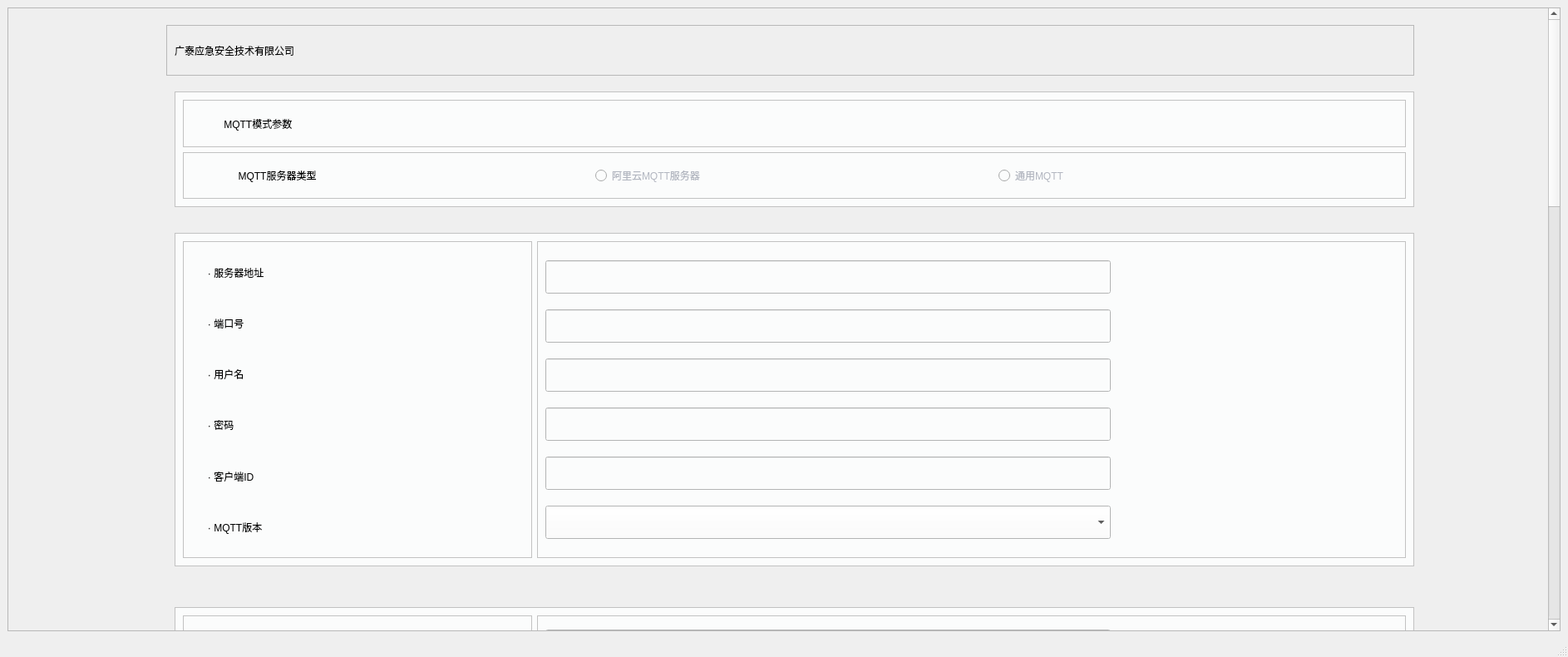
<?xml version="1.0" encoding="UTF-8"?>
<ui version="4.0">
 <class>MainWindow</class>
 <widget class="QMainWindow" name="MainWindow">
  <property name="geometry">
   <rect>
    <x>0</x>
    <y>0</y>
    <width>1886</width>
    <height>790</height>
   </rect>
  </property>
  <property name="windowTitle">
   <string>MainWindow</string>
  </property>
  <widget class="QWidget" name="centralwidget">
   <layout class="QHBoxLayout" name="horizontalLayout">
    <item>
     <widget class="QScrollArea" name="scrollArea">
      <property name="minimumSize">
       <size>
        <width>0</width>
        <height>0</height>
       </size>
      </property>
      <property name="widgetResizable">
       <bool>true</bool>
      </property>
      <widget class="QWidget" name="scrollAreaWidgetContents">
       <property name="geometry">
        <rect>
         <x>0</x>
         <y>0</y>
         <width>1849</width>
         <height>2400</height>
        </rect>
       </property>
       <property name="minimumSize">
        <size>
         <width>1000</width>
         <height>2400</height>
        </size>
       </property>
       <widget class="QFrame" name="frame">
        <property name="geometry">
         <rect>
          <x>190</x>
          <y>20</y>
          <width>1501</width>
          <height>61</height>
         </rect>
        </property>
        <property name="frameShape">
         <enum>QFrame::StyledPanel</enum>
        </property>
        <property name="frameShadow">
         <enum>QFrame::Raised</enum>
        </property>
        <layout class="QHBoxLayout" name="horizontalLayout_2">
         <item>
          <widget class="QLabel" name="label">
           <property name="styleSheet">
            <string notr="true">font: 700 24px &quot;Microsoft YaHei UI&quot;;</string>
           </property>
           <property name="text">
            <string>广泰应急安全技术有限公司</string>
           </property>
          </widget>
         </item>
         <item>
          <spacer name="horizontalSpacer">
           <property name="orientation">
            <enum>Qt::Horizontal</enum>
           </property>
           <property name="sizeHint" stdset="0">
            <size>
             <width>1184</width>
             <height>20</height>
            </size>
           </property>
          </spacer>
         </item>
        </layout>
       </widget>
       <widget class="QFrame" name="frame_2">
        <property name="geometry">
         <rect>
          <x>200</x>
          <y>100</y>
          <width>1491</width>
          <height>139</height>
         </rect>
        </property>
        <property name="styleSheet">
         <string notr="true">font: 700 18px &quot;Microsoft YaHei UI&quot;;
background-color: rgb(251, 252, 252);</string>
        </property>
        <property name="frameShape">
         <enum>QFrame::StyledPanel</enum>
        </property>
        <property name="frameShadow">
         <enum>QFrame::Raised</enum>
        </property>
        <layout class="QVBoxLayout" name="verticalLayout">
         <item>
          <widget class="QFrame" name="frame_3">
           <property name="frameShape">
            <enum>QFrame::StyledPanel</enum>
           </property>
           <property name="frameShadow">
            <enum>QFrame::Raised</enum>
           </property>
           <layout class="QHBoxLayout" name="horizontalLayout_3">
            <item>
             <widget class="QLabel" name="label_24">
              <property name="minimumSize">
               <size>
                <width>30</width>
                <height>30</height>
               </size>
              </property>
              <property name="maximumSize">
               <size>
                <width>30</width>
                <height>30</height>
               </size>
              </property>
              <property name="styleSheet">
               <string notr="true">background-repeat: no-repeat;
background-position: center;
background-size: cover;
background-image: url(:/new/prefix1/gem-rhombus.png);</string>
              </property>
              <property name="text">
               <string>&lt;html&gt;&lt;head/&gt;&lt;body&gt;&lt;p&gt;&lt;br/&gt;&lt;/p&gt;&lt;/body&gt;&lt;/html&gt;</string>
              </property>
             </widget>
            </item>
            <item>
             <widget class="QLabel" name="label_2">
              <property name="styleSheet">
               <string notr="true"/>
              </property>
              <property name="text">
               <string> MQTT模式参数</string>
              </property>
             </widget>
            </item>
            <item>
             <spacer name="horizontalSpacer_2">
              <property name="orientation">
               <enum>Qt::Horizontal</enum>
              </property>
              <property name="sizeHint" stdset="0">
               <size>
                <width>1273</width>
                <height>18</height>
               </size>
              </property>
             </spacer>
            </item>
           </layout>
          </widget>
         </item>
         <item>
          <widget class="QFrame" name="frame_4">
           <property name="frameShape">
            <enum>QFrame::StyledPanel</enum>
           </property>
           <property name="frameShadow">
            <enum>QFrame::Raised</enum>
           </property>
           <layout class="QHBoxLayout" name="horizontalLayout_4">
            <item>
             <widget class="QLabel" name="label_3">
              <property name="styleSheet">
               <string notr="true"/>
              </property>
              <property name="text">
               <string>                 MQTT服务器类型</string>
              </property>
             </widget>
            </item>
            <item>
             <widget class="QRadioButton" name="radioButton_2">
              <property name="styleSheet">
               <string notr="true">font: 400 18px &quot;Microsoft YaHei UI&quot;;
color: rgb(178, 182, 192);</string>
              </property>
              <property name="text">
               <string>阿里云MQTT服务器</string>
              </property>
             </widget>
            </item>
            <item>
             <widget class="QRadioButton" name="radioButton">
              <property name="styleSheet">
               <string notr="true">font: 400 18px &quot;Microsoft YaHei UI&quot;;
color: rgb(178, 182, 192);</string>
              </property>
              <property name="text">
               <string>通用MQTT</string>
              </property>
             </widget>
            </item>
           </layout>
          </widget>
         </item>
        </layout>
       </widget>
       <widget class="QFrame" name="frame_5">
        <property name="geometry">
         <rect>
          <x>200</x>
          <y>270</y>
          <width>1491</width>
          <height>401</height>
         </rect>
        </property>
        <property name="styleSheet">
         <string notr="true">background-color: rgb(251, 252, 252);</string>
        </property>
        <property name="frameShape">
         <enum>QFrame::StyledPanel</enum>
        </property>
        <property name="frameShadow">
         <enum>QFrame::Raised</enum>
        </property>
        <layout class="QHBoxLayout" name="horizontalLayout_5">
         <item>
          <widget class="QFrame" name="frame_6">
           <property name="styleSheet">
            <string notr="true">font: 700 18px &quot;Microsoft YaHei UI&quot;;</string>
           </property>
           <property name="frameShape">
            <enum>QFrame::StyledPanel</enum>
           </property>
           <property name="frameShadow">
            <enum>QFrame::Raised</enum>
           </property>
           <layout class="QVBoxLayout" name="verticalLayout_2">
            <item>
             <widget class="QLabel" name="label_4">
              <property name="minimumSize">
               <size>
                <width>400</width>
                <height>0</height>
               </size>
              </property>
              <property name="text">
               <string>      · 服务器地址</string>
              </property>
             </widget>
            </item>
            <item>
             <widget class="QLabel" name="label_5">
              <property name="text">
               <string>      · 端口号</string>
              </property>
             </widget>
            </item>
            <item>
             <widget class="QLabel" name="label_6">
              <property name="text">
               <string>      · 用户名</string>
              </property>
             </widget>
            </item>
            <item>
             <widget class="QLabel" name="label_7">
              <property name="text">
               <string>      · 密码</string>
              </property>
             </widget>
            </item>
            <item>
             <widget class="QLabel" name="label_8">
              <property name="text">
               <string>      · 客户端ID</string>
              </property>
             </widget>
            </item>
            <item>
             <widget class="QLabel" name="label_9">
              <property name="text">
               <string>      · MQTT版本</string>
              </property>
             </widget>
            </item>
           </layout>
          </widget>
         </item>
         <item>
          <widget class="QFrame" name="frame_7">
           <property name="frameShape">
            <enum>QFrame::StyledPanel</enum>
           </property>
           <property name="frameShadow">
            <enum>QFrame::Raised</enum>
           </property>
           <layout class="QVBoxLayout" name="verticalLayout_3">
            <item>
             <widget class="QLineEdit" name="lineEdit">
              <property name="minimumSize">
               <size>
                <width>680</width>
                <height>40</height>
               </size>
              </property>
              <property name="maximumSize">
               <size>
                <width>680</width>
                <height>40</height>
               </size>
              </property>
             </widget>
            </item>
            <item>
             <widget class="QLineEdit" name="lineEdit_2">
              <property name="minimumSize">
               <size>
                <width>680</width>
                <height>40</height>
               </size>
              </property>
              <property name="maximumSize">
               <size>
                <width>680</width>
                <height>40</height>
               </size>
              </property>
             </widget>
            </item>
            <item>
             <widget class="QLineEdit" name="lineEdit_3">
              <property name="minimumSize">
               <size>
                <width>680</width>
                <height>40</height>
               </size>
              </property>
              <property name="maximumSize">
               <size>
                <width>680</width>
                <height>40</height>
               </size>
              </property>
             </widget>
            </item>
            <item>
             <widget class="QLineEdit" name="lineEdit_4">
              <property name="minimumSize">
               <size>
                <width>680</width>
                <height>40</height>
               </size>
              </property>
              <property name="maximumSize">
               <size>
                <width>680</width>
                <height>40</height>
               </size>
              </property>
             </widget>
            </item>
            <item>
             <widget class="QLineEdit" name="lineEdit_5">
              <property name="minimumSize">
               <size>
                <width>680</width>
                <height>40</height>
               </size>
              </property>
              <property name="maximumSize">
               <size>
                <width>680</width>
                <height>40</height>
               </size>
              </property>
             </widget>
            </item>
            <item>
             <widget class="QComboBox" name="comboBox">
              <property name="minimumSize">
               <size>
                <width>680</width>
                <height>40</height>
               </size>
              </property>
              <property name="maximumSize">
               <size>
                <width>680</width>
                <height>40</height>
               </size>
              </property>
             </widget>
            </item>
           </layout>
          </widget>
         </item>
        </layout>
       </widget>
       <widget class="QFrame" name="frame_8">
        <property name="geometry">
         <rect>
          <x>200</x>
          <y>720</y>
          <width>1491</width>
          <height>201</height>
         </rect>
        </property>
        <property name="styleSheet">
         <string notr="true">background-color: rgb(251, 252, 252);</string>
        </property>
        <property name="frameShape">
         <enum>QFrame::StyledPanel</enum>
        </property>
        <property name="frameShadow">
         <enum>QFrame::Raised</enum>
        </property>
        <layout class="QHBoxLayout" name="horizontalLayout_6">
         <item>
          <widget class="QFrame" name="frame_9">
           <property name="styleSheet">
            <string notr="true">font: 700 18px &quot;Microsoft YaHei UI&quot;;</string>
           </property>
           <property name="frameShape">
            <enum>QFrame::StyledPanel</enum>
           </property>
           <property name="frameShadow">
            <enum>QFrame::Raised</enum>
           </property>
           <layout class="QVBoxLayout" name="verticalLayout_4">
            <item>
             <widget class="QLabel" name="label_10">
              <property name="minimumSize">
               <size>
                <width>400</width>
                <height>0</height>
               </size>
              </property>
              <property name="text">
               <string>      · 重连时间间隔（秒）</string>
              </property>
             </widget>
            </item>
            <item>
             <widget class="QLabel" name="label_11">
              <property name="text">
               <string>      · MQTT串口传输模式</string>
              </property>
             </widget>
            </item>
            <item>
             <widget class="QLabel" name="label_12">
              <property name="text">
               <string>      · MQTT心跳包时间（秒）</string>
              </property>
             </widget>
            </item>
           </layout>
          </widget>
         </item>
         <item>
          <widget class="QFrame" name="frame_10">
           <property name="frameShape">
            <enum>QFrame::StyledPanel</enum>
           </property>
           <property name="frameShadow">
            <enum>QFrame::Raised</enum>
           </property>
           <layout class="QVBoxLayout" name="verticalLayout_5">
            <item>
             <widget class="QLineEdit" name="lineEdit_6">
              <property name="minimumSize">
               <size>
                <width>680</width>
                <height>40</height>
               </size>
              </property>
              <property name="maximumSize">
               <size>
                <width>680</width>
                <height>40</height>
               </size>
              </property>
             </widget>
            </item>
            <item>
             <widget class="QComboBox" name="comboBox_2">
              <property name="minimumSize">
               <size>
                <width>680</width>
                <height>40</height>
               </size>
              </property>
              <property name="maximumSize">
               <size>
                <width>680</width>
                <height>40</height>
               </size>
              </property>
             </widget>
            </item>
            <item>
             <widget class="QLineEdit" name="lineEdit_7">
              <property name="minimumSize">
               <size>
                <width>680</width>
                <height>40</height>
               </size>
              </property>
              <property name="maximumSize">
               <size>
                <width>680</width>
                <height>40</height>
               </size>
              </property>
             </widget>
            </item>
           </layout>
          </widget>
         </item>
        </layout>
       </widget>
       <widget class="QFrame" name="frame_11">
        <property name="geometry">
         <rect>
          <x>200</x>
          <y>990</y>
          <width>1491</width>
          <height>123</height>
         </rect>
        </property>
        <property name="styleSheet">
         <string notr="true">font: 700 18px &quot;Microsoft YaHei UI&quot;;
background-color: rgb(251, 252, 252);</string>
        </property>
        <property name="frameShape">
         <enum>QFrame::StyledPanel</enum>
        </property>
        <property name="frameShadow">
         <enum>QFrame::Raised</enum>
        </property>
        <layout class="QVBoxLayout" name="verticalLayout_6">
         <item>
          <widget class="QFrame" name="frame_12">
           <property name="frameShape">
            <enum>QFrame::StyledPanel</enum>
           </property>
           <property name="frameShadow">
            <enum>QFrame::Raised</enum>
           </property>
           <layout class="QHBoxLayout" name="horizontalLayout_7">
            <item>
             <widget class="QLabel" name="label_33">
              <property name="minimumSize">
               <size>
                <width>30</width>
                <height>30</height>
               </size>
              </property>
              <property name="maximumSize">
               <size>
                <width>30</width>
                <height>30</height>
               </size>
              </property>
              <property name="styleSheet">
               <string notr="true">background-repeat: no-repeat;
background-position: center;
background-size: cover;
background-image: url(:/new/prefix1/gem-rhombus.png);</string>
              </property>
              <property name="text">
               <string/>
              </property>
             </widget>
            </item>
            <item>
             <widget class="QLabel" name="label_13">
              <property name="styleSheet">
               <string notr="true"/>
              </property>
              <property name="text">
               <string>SSL/TLS参数</string>
              </property>
             </widget>
            </item>
            <item>
             <spacer name="horizontalSpacer_3">
              <property name="orientation">
               <enum>Qt::Horizontal</enum>
              </property>
              <property name="sizeHint" stdset="0">
               <size>
                <width>1314</width>
                <height>18</height>
               </size>
              </property>
             </spacer>
            </item>
           </layout>
          </widget>
         </item>
         <item>
          <widget class="QFrame" name="frame_13">
           <property name="frameShape">
            <enum>QFrame::StyledPanel</enum>
           </property>
           <property name="frameShadow">
            <enum>QFrame::Raised</enum>
           </property>
           <layout class="QHBoxLayout" name="horizontalLayout_8">
            <item>
             <widget class="QLabel" name="label_14">
              <property name="styleSheet">
               <string notr="true"/>
              </property>
              <property name="text">
               <string>                  · SSL/TLS加密</string>
              </property>
             </widget>
            </item>
            <item>
             <widget class="QRadioButton" name="radioButton_3">
              <property name="styleSheet">
               <string notr="true">font: 400 18px &quot;Microsoft YaHei UI&quot;;
color: rgb(178, 182, 192);</string>
              </property>
              <property name="text">
               <string>开</string>
              </property>
             </widget>
            </item>
            <item>
             <widget class="QRadioButton" name="radioButton_4">
              <property name="styleSheet">
               <string notr="true">font: 400 18px &quot;Microsoft YaHei UI&quot;;
color: rgb(178, 182, 192);</string>
              </property>
              <property name="text">
               <string>关</string>
              </property>
             </widget>
            </item>
           </layout>
          </widget>
         </item>
        </layout>
       </widget>
       <widget class="QFrame" name="frame_14">
        <property name="geometry">
         <rect>
          <x>200</x>
          <y>1150</y>
          <width>1491</width>
          <height>482</height>
         </rect>
        </property>
        <property name="styleSheet">
         <string notr="true">background-color: rgb(251, 252, 252);</string>
        </property>
        <property name="frameShape">
         <enum>QFrame::StyledPanel</enum>
        </property>
        <property name="frameShadow">
         <enum>QFrame::Raised</enum>
        </property>
        <layout class="QVBoxLayout" name="verticalLayout_10">
         <item>
          <widget class="QFrame" name="frame_19">
           <property name="maximumSize">
            <size>
             <width>16777215</width>
             <height>100</height>
            </size>
           </property>
           <property name="frameShape">
            <enum>QFrame::StyledPanel</enum>
           </property>
           <property name="frameShadow">
            <enum>QFrame::Raised</enum>
           </property>
           <layout class="QVBoxLayout" name="verticalLayout_9">
            <item>
             <widget class="QFrame" name="frame_17">
              <property name="minimumSize">
               <size>
                <width>0</width>
                <height>50</height>
               </size>
              </property>
              <property name="maximumSize">
               <size>
                <width>16777215</width>
                <height>50</height>
               </size>
              </property>
              <property name="frameShape">
               <enum>QFrame::StyledPanel</enum>
              </property>
              <property name="frameShadow">
               <enum>QFrame::Raised</enum>
              </property>
              <layout class="QHBoxLayout" name="horizontalLayout_9">
               <item>
                <widget class="QLabel" name="label_34">
                 <property name="minimumSize">
                  <size>
                   <width>30</width>
                   <height>30</height>
                  </size>
                 </property>
                 <property name="maximumSize">
                  <size>
                   <width>30</width>
                   <height>30</height>
                  </size>
                 </property>
                 <property name="styleSheet">
                  <string notr="true">background-repeat: no-repeat;
background-position: center;
background-size: cover;
background-image: url(:/new/prefix1/gem-rhombus.png);</string>
                 </property>
                 <property name="text">
                  <string/>
                 </property>
                </widget>
               </item>
               <item>
                <widget class="QLabel" name="label_18">
                 <property name="styleSheet">
                  <string notr="true">font: 700 18pt &quot;Microsoft YaHei UI&quot;;</string>
                 </property>
                 <property name="text">
                  <string> 串口参数</string>
                 </property>
                </widget>
               </item>
               <item>
                <spacer name="horizontalSpacer_4">
                 <property name="orientation">
                  <enum>Qt::Horizontal</enum>
                 </property>
                 <property name="sizeHint" stdset="0">
                  <size>
                   <width>1283</width>
                   <height>20</height>
                  </size>
                 </property>
                </spacer>
               </item>
              </layout>
             </widget>
            </item>
            <item>
             <widget class="QFrame" name="frame_18">
              <property name="minimumSize">
               <size>
                <width>0</width>
                <height>50</height>
               </size>
              </property>
              <property name="maximumSize">
               <size>
                <width>16777215</width>
                <height>50</height>
               </size>
              </property>
              <property name="styleSheet">
               <string notr="true">font: 18pt &quot;Microsoft YaHei UI&quot;;
color:rgb(0, 124, 247);</string>
              </property>
              <property name="frameShape">
               <enum>QFrame::StyledPanel</enum>
              </property>
              <property name="frameShadow">
               <enum>QFrame::Raised</enum>
              </property>
              <layout class="QHBoxLayout" name="horizontalLayout_10">
               <item>
                <widget class="QLabel" name="label_19">
                 <property name="text">
                  <string>     串口COM1</string>
                 </property>
                </widget>
               </item>
               <item>
                <spacer name="horizontalSpacer_5">
                 <property name="orientation">
                  <enum>Qt::Horizontal</enum>
                 </property>
                 <property name="sizeHint" stdset="0">
                  <size>
                   <width>1266</width>
                   <height>20</height>
                  </size>
                 </property>
                </spacer>
               </item>
              </layout>
             </widget>
            </item>
           </layout>
          </widget>
         </item>
         <item>
          <widget class="QFrame" name="frame_20">
           <property name="frameShape">
            <enum>QFrame::StyledPanel</enum>
           </property>
           <property name="frameShadow">
            <enum>QFrame::Raised</enum>
           </property>
           <layout class="QHBoxLayout" name="horizontalLayout_11">
            <item>
             <widget class="QFrame" name="frame_15">
              <property name="styleSheet">
               <string notr="true">font: 700 18px &quot;Microsoft YaHei UI&quot;;</string>
              </property>
              <property name="frameShape">
               <enum>QFrame::StyledPanel</enum>
              </property>
              <property name="frameShadow">
               <enum>QFrame::Raised</enum>
              </property>
              <layout class="QVBoxLayout" name="verticalLayout_7">
               <item>
                <widget class="QLabel" name="label_15">
                 <property name="minimumSize">
                  <size>
                   <width>400</width>
                   <height>0</height>
                  </size>
                 </property>
                 <property name="text">
                  <string>      · 串口波特率</string>
                 </property>
                </widget>
               </item>
               <item>
                <widget class="QLabel" name="label_20">
                 <property name="minimumSize">
                  <size>
                   <width>400</width>
                   <height>0</height>
                  </size>
                 </property>
                 <property name="text">
                  <string>      · 串口校验位</string>
                 </property>
                </widget>
               </item>
               <item>
                <widget class="QLabel" name="label_16">
                 <property name="text">
                  <string>      · 串口数据位</string>
                 </property>
                </widget>
               </item>
               <item>
                <widget class="QLabel" name="label_21">
                 <property name="minimumSize">
                  <size>
                   <width>400</width>
                   <height>0</height>
                  </size>
                 </property>
                 <property name="text">
                  <string>      · 串口停止位</string>
                 </property>
                </widget>
               </item>
               <item>
                <widget class="QLabel" name="label_17">
                 <property name="text">
                  <string>      · 串口打包时间</string>
                 </property>
                </widget>
               </item>
               <item>
                <widget class="QLabel" name="label_22">
                 <property name="minimumSize">
                  <size>
                   <width>400</width>
                   <height>0</height>
                  </size>
                 </property>
                 <property name="text">
                  <string>      · 串口打包长度（bytes）</string>
                 </property>
                </widget>
               </item>
               <item>
                <widget class="QLabel" name="label_23">
                 <property name="minimumSize">
                  <size>
                   <width>400</width>
                   <height>0</height>
                  </size>
                 </property>
                 <property name="text">
                  <string>      · 连接状态</string>
                 </property>
                </widget>
               </item>
              </layout>
             </widget>
            </item>
            <item>
             <widget class="QFrame" name="frame_16">
              <property name="frameShape">
               <enum>QFrame::StyledPanel</enum>
              </property>
              <property name="frameShadow">
               <enum>QFrame::Raised</enum>
              </property>
              <layout class="QVBoxLayout" name="verticalLayout_8">
               <item>
                <widget class="QComboBox" name="comboBox_4">
                 <property name="minimumSize">
                  <size>
                   <width>680</width>
                   <height>40</height>
                  </size>
                 </property>
                 <property name="maximumSize">
                  <size>
                   <width>680</width>
                   <height>40</height>
                  </size>
                 </property>
                </widget>
               </item>
               <item>
                <widget class="QComboBox" name="comboBox_3">
                 <property name="minimumSize">
                  <size>
                   <width>680</width>
                   <height>40</height>
                  </size>
                 </property>
                 <property name="maximumSize">
                  <size>
                   <width>680</width>
                   <height>40</height>
                  </size>
                 </property>
                </widget>
               </item>
               <item>
                <widget class="QComboBox" name="comboBox_5">
                 <property name="minimumSize">
                  <size>
                   <width>680</width>
                   <height>40</height>
                  </size>
                 </property>
                 <property name="maximumSize">
                  <size>
                   <width>680</width>
                   <height>40</height>
                  </size>
                 </property>
                </widget>
               </item>
               <item>
                <widget class="QComboBox" name="comboBox_6">
                 <property name="minimumSize">
                  <size>
                   <width>680</width>
                   <height>40</height>
                  </size>
                 </property>
                 <property name="maximumSize">
                  <size>
                   <width>680</width>
                   <height>40</height>
                  </size>
                 </property>
                </widget>
               </item>
               <item>
                <widget class="QLineEdit" name="lineEdit_8">
                 <property name="minimumSize">
                  <size>
                   <width>680</width>
                   <height>40</height>
                  </size>
                 </property>
                 <property name="maximumSize">
                  <size>
                   <width>680</width>
                   <height>40</height>
                  </size>
                 </property>
                </widget>
               </item>
               <item>
                <widget class="QLineEdit" name="lineEdit_9">
                 <property name="minimumSize">
                  <size>
                   <width>680</width>
                   <height>40</height>
                  </size>
                 </property>
                 <property name="maximumSize">
                  <size>
                   <width>680</width>
                   <height>40</height>
                  </size>
                 </property>
                </widget>
               </item>
               <item>
                <widget class="QPushButton" name="pushButton">
                 <property name="minimumSize">
                  <size>
                   <width>140</width>
                   <height>40</height>
                  </size>
                 </property>
                 <property name="maximumSize">
                  <size>
                   <width>140</width>
                   <height>40</height>
                  </size>
                 </property>
                 <property name="styleSheet">
                  <string notr="true">font: 18pt &quot;Microsoft YaHei UI&quot;;
color:rgb(119, 119, 123);</string>
                 </property>
                 <property name="text">
                  <string>连接</string>
                 </property>
                </widget>
               </item>
              </layout>
             </widget>
            </item>
           </layout>
          </widget>
         </item>
        </layout>
       </widget>
       <widget class="QFrame" name="frame_21">
        <property name="geometry">
         <rect>
          <x>200</x>
          <y>1770</y>
          <width>1491</width>
          <height>501</height>
         </rect>
        </property>
        <property name="styleSheet">
         <string notr="true">background-color: rgb(251, 252, 252);</string>
        </property>
        <property name="frameShape">
         <enum>QFrame::StyledPanel</enum>
        </property>
        <property name="frameShadow">
         <enum>QFrame::Raised</enum>
        </property>
        <layout class="QVBoxLayout" name="verticalLayout_11">
         <item>
          <widget class="QFrame" name="frame_24">
           <property name="minimumSize">
            <size>
             <width>0</width>
             <height>50</height>
            </size>
           </property>
           <property name="maximumSize">
            <size>
             <width>16777215</width>
             <height>50</height>
            </size>
           </property>
           <property name="styleSheet">
            <string notr="true">font: 18pt &quot;Microsoft YaHei UI&quot;;
color:rgb(0, 124, 247);</string>
           </property>
           <property name="frameShape">
            <enum>QFrame::StyledPanel</enum>
           </property>
           <property name="frameShadow">
            <enum>QFrame::Raised</enum>
           </property>
           <layout class="QHBoxLayout" name="horizontalLayout_13">
            <item>
             <widget class="QLabel" name="label_25">
              <property name="text">
               <string>     串口COM2</string>
              </property>
             </widget>
            </item>
            <item>
             <spacer name="horizontalSpacer_7">
              <property name="orientation">
               <enum>Qt::Horizontal</enum>
              </property>
              <property name="sizeHint" stdset="0">
               <size>
                <width>1311</width>
                <height>20</height>
               </size>
              </property>
             </spacer>
            </item>
           </layout>
          </widget>
         </item>
         <item>
          <widget class="QFrame" name="frame_25">
           <property name="frameShape">
            <enum>QFrame::StyledPanel</enum>
           </property>
           <property name="frameShadow">
            <enum>QFrame::Raised</enum>
           </property>
           <layout class="QHBoxLayout" name="horizontalLayout_14">
            <item>
             <widget class="QFrame" name="frame_26">
              <property name="styleSheet">
               <string notr="true">font: 700 18px &quot;Microsoft YaHei UI&quot;;</string>
              </property>
              <property name="frameShape">
               <enum>QFrame::StyledPanel</enum>
              </property>
              <property name="frameShadow">
               <enum>QFrame::Raised</enum>
              </property>
              <layout class="QVBoxLayout" name="verticalLayout_13">
               <item>
                <widget class="QLabel" name="label_26">
                 <property name="minimumSize">
                  <size>
                   <width>400</width>
                   <height>0</height>
                  </size>
                 </property>
                 <property name="text">
                  <string>      · 串口波特率</string>
                 </property>
                </widget>
               </item>
               <item>
                <widget class="QLabel" name="label_27">
                 <property name="minimumSize">
                  <size>
                   <width>400</width>
                   <height>0</height>
                  </size>
                 </property>
                 <property name="text">
                  <string>      · 串口校验位</string>
                 </property>
                </widget>
               </item>
               <item>
                <widget class="QLabel" name="label_28">
                 <property name="text">
                  <string>      · 串口数据位</string>
                 </property>
                </widget>
               </item>
               <item>
                <widget class="QLabel" name="label_29">
                 <property name="minimumSize">
                  <size>
                   <width>400</width>
                   <height>0</height>
                  </size>
                 </property>
                 <property name="text">
                  <string>      · 串口停止位</string>
                 </property>
                </widget>
               </item>
               <item>
                <widget class="QLabel" name="label_30">
                 <property name="text">
                  <string>      · 串口打包时间</string>
                 </property>
                </widget>
               </item>
               <item>
                <widget class="QLabel" name="label_31">
                 <property name="minimumSize">
                  <size>
                   <width>400</width>
                   <height>0</height>
                  </size>
                 </property>
                 <property name="text">
                  <string>      · 串口打包长度（bytes）</string>
                 </property>
                </widget>
               </item>
               <item>
                <widget class="QLabel" name="label_32">
                 <property name="minimumSize">
                  <size>
                   <width>400</width>
                   <height>0</height>
                  </size>
                 </property>
                 <property name="text">
                  <string>      · 连接状态</string>
                 </property>
                </widget>
               </item>
              </layout>
             </widget>
            </item>
            <item>
             <widget class="QFrame" name="frame_27">
              <property name="frameShape">
               <enum>QFrame::StyledPanel</enum>
              </property>
              <property name="frameShadow">
               <enum>QFrame::Raised</enum>
              </property>
              <layout class="QVBoxLayout" name="verticalLayout_14">
               <item>
                <widget class="QComboBox" name="comboBox_7">
                 <property name="minimumSize">
                  <size>
                   <width>680</width>
                   <height>40</height>
                  </size>
                 </property>
                 <property name="maximumSize">
                  <size>
                   <width>680</width>
                   <height>40</height>
                  </size>
                 </property>
                </widget>
               </item>
               <item>
                <widget class="QComboBox" name="comboBox_8">
                 <property name="minimumSize">
                  <size>
                   <width>680</width>
                   <height>40</height>
                  </size>
                 </property>
                 <property name="maximumSize">
                  <size>
                   <width>680</width>
                   <height>40</height>
                  </size>
                 </property>
                </widget>
               </item>
               <item>
                <widget class="QComboBox" name="comboBox_9">
                 <property name="minimumSize">
                  <size>
                   <width>680</width>
                   <height>40</height>
                  </size>
                 </property>
                 <property name="maximumSize">
                  <size>
                   <width>680</width>
                   <height>40</height>
                  </size>
                 </property>
                </widget>
               </item>
               <item>
                <widget class="QComboBox" name="comboBox_10">
                 <property name="minimumSize">
                  <size>
                   <width>680</width>
                   <height>40</height>
                  </size>
                 </property>
                 <property name="maximumSize">
                  <size>
                   <width>680</width>
                   <height>40</height>
                  </size>
                 </property>
                </widget>
               </item>
               <item>
                <widget class="QLineEdit" name="lineEdit_10">
                 <property name="minimumSize">
                  <size>
                   <width>680</width>
                   <height>40</height>
                  </size>
                 </property>
                 <property name="maximumSize">
                  <size>
                   <width>680</width>
                   <height>40</height>
                  </size>
                 </property>
                </widget>
               </item>
               <item>
                <widget class="QLineEdit" name="lineEdit_11">
                 <property name="minimumSize">
                  <size>
                   <width>680</width>
                   <height>40</height>
                  </size>
                 </property>
                 <property name="maximumSize">
                  <size>
                   <width>680</width>
                   <height>40</height>
                  </size>
                 </property>
                </widget>
               </item>
               <item>
                <widget class="QPushButton" name="pushButton_2">
                 <property name="minimumSize">
                  <size>
                   <width>140</width>
                   <height>40</height>
                  </size>
                 </property>
                 <property name="maximumSize">
                  <size>
                   <width>140</width>
                   <height>40</height>
                  </size>
                 </property>
                 <property name="styleSheet">
                  <string notr="true">font: 18pt &quot;Microsoft YaHei UI&quot;;
color:rgb(119, 119, 123);</string>
                 </property>
                 <property name="text">
                  <string>连接</string>
                 </property>
                </widget>
               </item>
              </layout>
             </widget>
            </item>
           </layout>
          </widget>
         </item>
        </layout>
       </widget>
       <widget class="QPushButton" name="pushButton_3">
        <property name="geometry">
         <rect>
          <x>1470</x>
          <y>2300</y>
          <width>221</width>
          <height>51</height>
         </rect>
        </property>
        <property name="styleSheet">
         <string notr="true">font: 18pt &quot;Microsoft YaHei UI&quot;;
background-color: rgb(24, 137, 250);
color:rgb(255, 255, 255)</string>
        </property>
        <property name="text">
         <string>保存设置</string>
        </property>
       </widget>
      </widget>
     </widget>
    </item>
   </layout>
  </widget>
  <widget class="QMenuBar" name="menubar">
   <property name="geometry">
    <rect>
     <x>0</x>
     <y>0</y>
     <width>1886</width>
     <height>21</height>
    </rect>
   </property>
  </widget>
  <widget class="QStatusBar" name="statusbar"/>
 </widget>
 <resources/>
 <connections/>
</ui>
